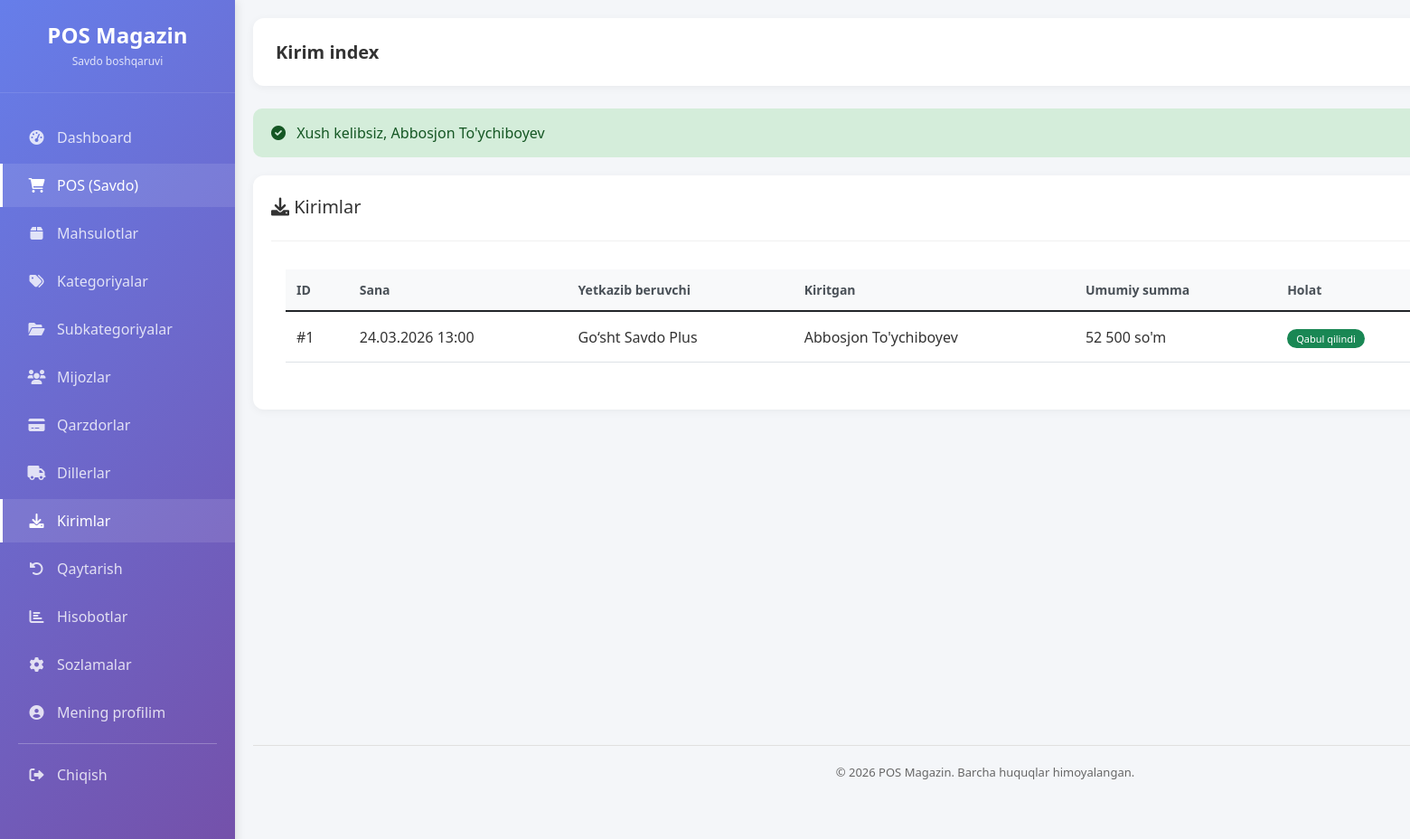
/kirim (signed in), run on an earlier commit of the app's database.
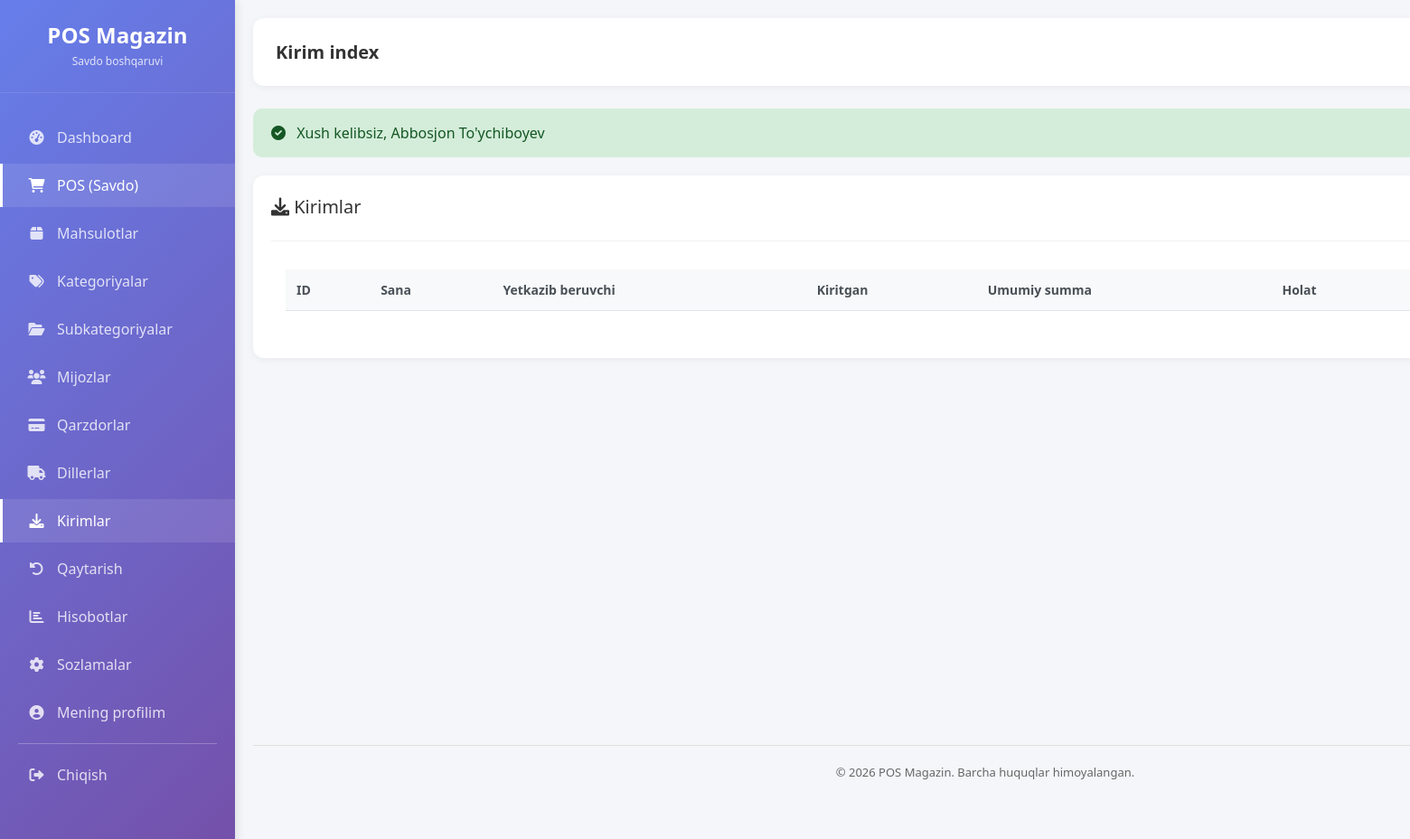
And on a later commit of the database.
### tables this page shows
CREATE TABLE `kirimlar` (
  `id` int(20) UNSIGNED NOT NULL,
  `hisob_faktura` varchar(60) DEFAULT NULL,
  `yetkazib_beruvchi_id` bigint(20) UNSIGNED NOT NULL,
  `kiritgan_id` bigint(20) UNSIGNED NOT NULL,
  `umumiy_summa` decimal(12,2) NOT NULL DEFAULT 0.00,
  `holat` enum('QORALAMA','QABUL_QILINDI','BEKOR') NOT NULL DEFAULT 'QABUL_QILINDI',
  `kirim_vaqt` datetime NOT NULL DEFAULT current_timestamp(),
  `izoh` varchar(255) DEFAULT NULL,
  `yaratilgan_vaqt` timestamp NULL DEFAULT current_timestamp(),
  `yangilangan_vaqt` timestamp NULL DEFAULT current_timestamp() ON UPDATE current_timestamp()
);

CREATE TABLE `yetkazib_beruvchilar` (
  `id` int(20) UNSIGNED NOT NULL,
  `nomi` varchar(180) NOT NULL,
  `telefon` varchar(30) DEFAULT NULL,
  `manzil` varchar(255) DEFAULT NULL,
  `izoh` varchar(255) DEFAULT NULL,
  `kelish_kuni` varchar(20) DEFAULT NULL,
  `qarz` decimal(12,2) NOT NULL DEFAULT 0.00,
  `oxirgi_olingan_sana` date DEFAULT NULL,
  `eslatma` text DEFAULT NULL,
  `faol` tinyint(1) NOT NULL DEFAULT 1,
  `yaratilgan_vaqt` timestamp NULL DEFAULT current_timestamp(),
  `yangilangan_vaqt` timestamp NULL DEFAULT current_timestamp() ON UPDATE current_timestamp(),
  `ochirilgan_vaqt` timestamp NULL DEFAULT NULL,
  `tolash_muddati` int(11) DEFAULT NULL COMMENT 'To''lash muddati (kunlarda)',
  `tolash_eslatma` text DEFAULT NULL,
  `oxirgi_tolov_sana` date DEFAULT NULL,
  `jami_olingan` decimal(12,2) DEFAULT 0.00,
  `jami_tolangan` decimal(12,2) DEFAULT 0.00
);

CREATE TABLE `foydalanuvchilar` (
  `id` int(20) UNSIGNED NOT NULL,
  `rol_id` bigint(20) UNSIGNED NOT NULL,
  `fio` varchar(120) NOT NULL,
  `email` varchar(120) DEFAULT NULL,
  `telefon` varchar(30) DEFAULT NULL,
  `login` varchar(60) NOT NULL,
  `parol_hash` varchar(255) NOT NULL,
  `faol` tinyint(1) NOT NULL DEFAULT 1,
  `oxirgi_kirish_vaqt` timestamp NULL DEFAULT NULL,
  `yaratilgan_vaqt` timestamp NULL DEFAULT current_timestamp(),
  `yangilangan_vaqt` timestamp NULL DEFAULT current_timestamp() ON UPDATE current_timestamp(),
  `ochirilgan_vaqt` timestamp NULL DEFAULT NULL
);

### app/Controllers/Controller.php (called while the page is built, shortened)
<?php
abstract class Controller {
    public function __construct() {
        $this->db = \Database::getInstance();
    }
    protected function view($view, $data = [], $layout = 'main') {
        $viewPath = APP_PATH . '/Views/pages/' . $view . '.php';
        extract($data);
        require $viewPath;
        $content = ob_get_clean();
        $title = $data['title'] ?? $this->getTitleFromView($view);
        $layoutPath = APP_PATH . '/Views/layouts/' . $layout . '.php';
        require $layoutPath;
    }
    private function getTitleFromView($view) {
        $titles = [
            'dashboard' => 'Dashboard',
            'products/index' => 'Mahsulotlar',
            'products/create' => 'Yangi mahsulot',
            'products/edit' => 'Mahsulotni tahrirlash',
            'categories/index' => 'Kategoriyalar',
            'categories/create' => 'Yangi kategoriya',
            'categories/edit' => 'Kategoriyani tahrirlash',
            'subcategories/index' => 'Subkategoriyalar',
            'subcategories/create' => 'Yangi subkategoriya',
            'subcategories/edit' => 'Subkategoriyani tahrirlash',
            'customers/index' => 'Mijozlar',
            'customers/create' => 'Yangi mijoz',
            'customers/edit' => 'Mijozni tahrirlash',
            'debt/index' => 'Qarzdorlar',
            'debt/customer' => 'Mijoz qarzi',
            'debt/payment' => 'To\'lov qabul qilish',
            'returns/index' => 'Mahsulot qaytarish',
            'returns/details' => 'Qaytarish detallari',
            'returns/history' => 'Qaytarish tarixi',
            'reports/index' => 'Hisobotlar',
            'reports/monthly' => 'Oylik hisobot',
            'reports/profit' => 'Foyda hisoboti',
            'pos/index' => 'POS - Savdo',
            'pos/receipt' => 'Chek',
            'settings/index' => 'Sozlamalar',
            'settings/company' => 'Kompaniya sozlamalari',
            'settings/currency' => 'Valyuta sozlamalari',
            'settings/pos' => 'POS sozlamalari',
            'settings/users' => 'Foydalanuvchilar',
            'settings/user_create' => 'Yangi foydalanuvchi',
            'settings/user_edit' => 'Foydalanuvchini tahrirlash',
            'settings/profile' => 'Mening profilim',
        ];
        return $titles[$view] ?? ucfirst(str_replace('/', ' ', $view));
    }
}

### app/Controllers/KirimController.php (called while the page is built, shortened)
<?php
class KirimController extends Controller {
    public function index() {
        $stmt = $this->db->query("
            SELECT k.*, y.nomi as yetkazib_beruvchi_nomi, u.fio as kiritgan_fio
            FROM kirimlar k
            LEFT JOIN yetkazib_beruvchilar y ON k.yetkazib_beruvchi_id = y.id
            LEFT JOIN foydalanuvchilar u ON k.kiritgan_id = u.id
            ORDER BY k.kirim_vaqt DESC
        ");
        $kirimlar = $stmt->fetchAll();
        $this->view('kirim/index', ['kirimlar' => $kirimlar]);
    }
}

### config/database.php (called while the page is built)
<?php
class Database {
    private static $connection = null;
    public static function getInstance() {
        if (self::$connection === null) {
            try {
                $host = getenv('DB_HOST') ?: 'localhost';
                $dbname = getenv('DB_NAME') ?: 'pos_magazin_uz';
                $user = getenv('DB_USER') ?: 'root';
                $pass = getenv('DB_PASS') ?: '';
                $dsn = "mysql:host=$host;dbname=$dbname;charset=utf8";
                self::$connection = new PDO($dsn, $user, $pass);
                self::$connection->setAttribute(PDO::ATTR_ERRMODE, PDO::ERRMODE_EXCEPTION);
            } catch (PDOException $e) {
                die("Database xatosi: " . $e->getMessage());
            }
        }
        return self::$connection;
    }
}

### app/Views/pages/kirim/index.php (the view, shortened to what the changed rows need)
<div class="card">
    <div class="card-header d-flex justify-content-between align-items-center">
        <h5><i class="fas fa-download"></i> Kirimlar</h5>
    </div>
    <div class="card-body">
        <div class="table-responsive">
            <table class="table table-hover">
                <thead>
                    <tr>
                        <th>ID</th>
                        <th>Sana</th>
                        <th>Yetkazib beruvchi</th>
                        <th>Kiritgan</th>
                        <th>Umumiy summa</th>
                        <th>Holat</th>
                        <th>Izoh</th>
                    </tr>
                </thead>
                <tbody>
                    <?php foreach ($kirimlar as $k): ?>
                    <tr>
                        <td>#<?= $k['id'] ?></td>
                        <td><?= date('d.m.Y H:i', strtotime($k['kirim_vaqt'])) ?></td>
                        <td><?= htmlspecialchars($k['yetkazib_beruvchi_nomi'] ?? '-') ?></td>
                        <td><?= htmlspecialchars($k['kiritgan_fio'] ?? '-') ?></td>
                        <td><?= number_format($k['umumiy_summa'], 0, ',', ' ') ?> so'm</td>
                        <td>
                            <?php if ($k['holat'] == 'QABUL_QILINDI'): ?>
                                <span class="badge bg-success">Qabul qilindi</span>
                            <?php elseif ($k['holat'] == 'QORALAMA'): ?>
                                <span class="badge bg-warning">Qoralama</span>
                            <?php else: ?>
                                <span class="badge bg-danger">Bekor</span>
                            <?php endif; ?>
                        </td>
                    </tr>
                    <?php endforeach; ?>
                </tbody>
            </table>
        </div>
    </div>
</div>

### public/index.php (shortened to what the changed rows need)
<?php
require_once __DIR__ . '/../config/database.php';
$requestUri = $_SERVER['REQUEST_URI'];
$basePath = '/new-pos';
if (strpos($requestUri, $basePath) === 0) {
    $requestUri = substr($requestUri, strlen($basePath));
}
$requestUri = strtok($requestUri, '?');
$requestUri = str_replace('/public', '', $requestUri);
$requestUri = trim($requestUri, '/');
$routesFile = ROUTES_PATH . '/web.php';
$routes = require $routesFile;
$httpMethod = $_SERVER['REQUEST_METHOD'];
$isAjax = (!empty($_SERVER['HTTP_X_REQUESTED_WITH']) &&
    strtolower($_SERVER['HTTP_X_REQUESTED_WITH']) === 'xmlhttprequest');
$dispatchMethods = $isAjax ? ['AJAX', $httpMethod] : [$httpMethod];
route_dispatch($routes, $dispatchMethods, $requestUri);
function route_dispatch($routes, array $methods, $uri) {
    foreach ($methods as $method) {
        foreach ($routes[$method] as $pattern => $handler) {
        $pattern = trim($pattern, '/');
        $regexPattern = preg_replace('/\{[a-zA-Z0-9_]+\}/', '([^/]+)', $pattern);
        $regexPattern = '/^' . str_replace('/', '\/', $regexPattern) . '$/';
        if (preg_match($regexPattern, $uri, $matches)) {
            array_shift($matches);
            list($controller, $action) = $handler;
            $controllerInstance = new $controllerClass();
            call_user_func_array([$controllerInstance, $action], $matches);
            return;
        }
        }
    }
}

### app/Views/layouts/main.php (shortened to what the changed rows need)
<!DOCTYPE html>
<html lang="uz">
<head>
    <link rel="stylesheet" href="/new-pos/public/assets/css/responsive.css">
    <link href="https://cdn.jsdelivr.net/npm/bootstrap@5.1.3/dist/css/bootstrap.min.css" rel="stylesheet">
    <link rel="stylesheet" href="https://cdnjs.cloudflare.com/ajax/libs/font-awesome/6.0.0/css/all.min.css">
    <link rel="stylesheet" href="/new-pos/public/assets/css/style.css">
</head>
<body>
    <div class="viewport-1920">
        <div class="wrapper">
        <div class="sidebar">
            <div class="sidebar-header">
                <h3><?= htmlspecialchars($companyName ?? 'POS Magazin') ?></h3>
                <p>Savdo boshqaruvi</p>
            </div>
            <ul class="nav-menu">
                <?php if ($_SESSION['user']['rol_nomi'] == 'Admin'): ?>
                <li class="nav-item">
                    <a href="/new-pos/dashboard" class="nav-link <?= strpos($_SERVER['REQUEST_URI'], 'dashboard') !== false ? 'active' : '' ?>">
                        <i class="fas fa-tachometer-alt"></i> <span>Dashboard</span>
                    </a>
                </li>
                <?php endif; ?>
                <li class="nav-item">
                    <a href="/new-pos/pos" class="nav-link <?= strpos($_SERVER['REQUEST_URI'], 'pos') !== false ? 'active' : '' ?>">
                        <i class="fas fa-shopping-cart"></i> <span>POS (Savdo)</span>
                    </a>
                </li>
                <li class="nav-item">
                    <a href="/new-pos/products" class="nav-link <?= strpos($_SERVER['REQUEST_URI'], 'products') !== false ? 'active' : '' ?>">
                        <i class="fas fa-box"></i> <span>Mahsulotlar</span>
                    </a>
                </li>
                <li class="nav-item">
                    <a href="/new-pos/categories" class="nav-link <?= strpos($_SERVER['REQUEST_URI'], 'categories') !== false ? 'active' : '' ?>">
                        <i class="fas fa-tags"></i> <span>Kategoriyalar</span>
                    </a>
                </li>
                <li class="nav-item">
                    <a href="/new-pos/subcategories" class="nav-link <?= strpos($_SERVER['REQUEST_URI'], 'subcategories') !== false ? 'active' : '' ?>">
                        <i class="fas fa-folder-open"></i> <span>Subkategoriyalar</span>
                    </a>
                </li>
                <li class="nav-item">
                    <a href="/new-pos/customers" class="nav-link <?= strpos($_SERVER['REQUEST_URI'], 'customers') !== false ? 'active' : '' ?>">
                        <i class="fas fa-users"></i> <span>Mijozlar</span>
                    </a>
                </li>
                <li class="nav-item">
                    <a href="/new-pos/debt" class="nav-link <?= strpos($_SERVER['REQUEST_URI'], 'debt') !== false ? 'active' : '' ?>">
                        <i class="fas fa-credit-card"></i> <span>Qarzdorlar</span>
                    </a>
                </li>
                <li class="nav-item">
                    <a href="/new-pos/yetkazib" class="nav-link <?= strpos($_SERVER['REQUEST_URI'], 'yetkazib') !== false ? 'active' : '' ?>">
                        <i class="fas fa-truck"></i> <span>Dillerlar</span>
                    </a>
                </li>
                <li class="nav-item">
                    <a href="/new-pos/kirim" class="nav-link <?= strpos($_SERVER['REQUEST_URI'], 'kirim') !== false ? 'active' : '' ?>">
                        <i class="fas fa-download"></i> <span>Kirimlar</span>
                    </a>
                </li>
                <li class="nav-item">
                    <a href="/new-pos/returns" class="nav-link <?= strpos($_SERVER['REQUEST_URI'], 'returns') !== false ? 'active' : '' ?>">
                        <i class="fas fa-undo-alt"></i> <span>Qaytarish</span>
                    </a>
                </li>
                <?php if ($_SESSION['user']['rol_nomi'] == 'Admin'): ?>
                <li class="nav-item">
                    <a href="/new-pos/reports" class="nav-link <?= strpos($_SERVER['REQUEST_URI'], 'reports') !== false ? 'active' : '' ?>">
                        <i class="fas fa-chart-bar"></i> <span>Hisobotlar</span>
                    </a>
                </li>
                <?php endif; ?>
                <?php if ($_SESSION['user']['rol_nomi'] == 'Admin'): ?>
                <li class="nav-item">
                    <a href="/new-pos/settings" class="nav-link <?= strpos($_SERVER['REQUEST_URI'], 'settings') !== false ? 'active' : '' ?>">
                        <i class="fas fa-cog"></i> <span>Sozlamalar</span>
                    </a>
                </li>
                <?php endif; ?>
                <li class="nav-item">
                    <a href="/new-pos/settings/profile" class="nav-link <?= strpos($_SERVER['REQUEST_URI'], 'profile') !== false ? 'active' : '' ?>">
                        <i class="fas fa-user-circle"></i> <span>Mening profilim</span>
                    </a>
                </li>
                <li class="nav-item divider">
                    <hr>
                </li>
                <li class="nav-item">
                    <a href="/new-pos/logout" class="nav-link">
                        <i class="fas fa-sign-out-alt"></i> <span>Chiqish</span>
                    </a>
                </li>
            </ul>
        </div>
        <div class="main-content">
            <div class="top-bar">
                <div class="page-title">
                    <h4><?= $title ?? 'Dashboard' ?></h4>
                </div>
            </div>
            <?php if (isset($_SESSION['flash']['success'])): ?>
                <div class="alert alert-success alert-dismissible fade show" role="alert">
                    <i class="fas fa-check-circle me-2"></i> <?= $_SESSION['flash']['success'] ?>
                </div>
            <?php endif; ?>
            <div class="content-wrapper">
                <?= $content ?? '' ?>
            </div>
            <div class="footer">
                <p>© <?= date('Y') ?> POS Magazin. Barcha huquqlar himoyalangan.</p>
            </div>
        </div>
        </div>
    </div>
</body>
</html>

What changed in the data, as far as the page shows it:
removed kirimlar: id "1", kirim_vaqt "24.03.2026 13:00", yetkazib_beruvchilar.nomi "Go‘sht Savdo Plus", foydalanuvchilar.fio "Abbosjon To'ychiboyev", umumiy_summa "52 500", holat "Qabul qilindi"
